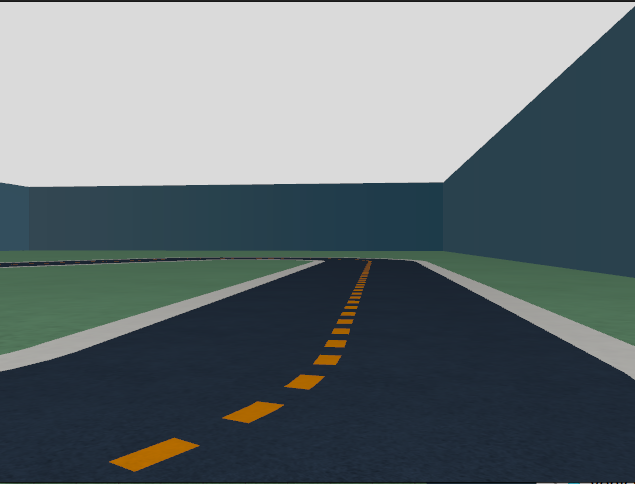
#> input picture UNET_trening/test_imgs/image.png, 635 x 484 px, found by its file name
$ jupyter execute test.ipynb
#> lines starting #> are read from the running program, lines starting #| are printed output that depends on the picture; after the words box and inside, x2 and y2 are one past the last pixel; in counts of white or black regions, pixels touching at a corner belong together
[cell 1]
import numpy as np
import matplotlib.pyplot as plt
import cv2
import pandas as pd

from pathlib import Path
from warnings import filterwarnings
import ast
filterwarnings('ignore')

[cell 2]
df = pd.read_csv(Path(r"/home/patryk/Desktop/siapwpa/siapwpa_ros2_project-main/model_trening/1/classes_rgb_values.csv"))
#> (reads UNET_trening/carla_dataset/classes_rgb_values.csv from the repository)

df = df[['semantic_class', 'rgb_values']]

df['rgb_values'] = df['rgb_values'].apply(ast.literal_eval)
rgb_dict = dict(zip(df['semantic_class'], df['rgb_values']))

rgb_dict

[cell 3]
def color_mask(img: np.ndarray, color: tuple[int, int, int], tol: int) -> np.ndarray:

	color = np.array(color, dtype=np.int16)
	img_int = img.astype(np.int16)

	diff = np.abs(img_int - color)
	mask = np.all(diff <= tol, axis=-1)

	return mask

[cell 4]
def color_mask_hsv_resistant(img: np.ndarray, color: tuple[int,int,int], tol_h: int = 10, min_s: int = 30) -> np.ndarray:
	"""
	Odporna na cienie maska koloru w HSV.

	Parametry:
		img: HxWx3 RGB uint8
		color: RGB target
		tol_h: tolerancja odcienia H (0-180 OpenCV)
		min_s: minimalne nasycenie pikseli do uwzględnienia (0-255)

	Zwraca:
		maska bool HxW
	"""
	hsv = cv2.cvtColor(img, cv2.COLOR_RGB2HSV)

	color_bgr = np.uint8([[color[::-1]]])
	color_hsv = cv2.cvtColor(color_bgr, cv2.COLOR_BGR2HSV)[0,0]
	h_target = color_hsv[0]

	h = hsv[...,0]
	s = hsv[...,1]

	dh = np.minimum(np.abs(h - h_target), 180 - np.abs(h - h_target))

	mask = (dh <= tol_h) & (s >= min_s)
	return mask

[cell 5]
img = cv2.imread("/home/patryk/Desktop/siapwpa/siapwpa_ros2_project-main/model_trening/test_imgs/image.png")
#> img is the input picture: shape (484, 635, 3); mean B, G, R 116.6, 112.7, 101.9
img_rgb = cv2.cvtColor(img, cv2.COLOR_BGR2RGB)

## Road

[cell 6]
target_color = (31, 42, 55) #Road
tolerance = 15

mask = color_mask(img_rgb, target_color, tolerance)
#> in color_mask, `mask = np.all(diff <= tol, axis=-1)`:
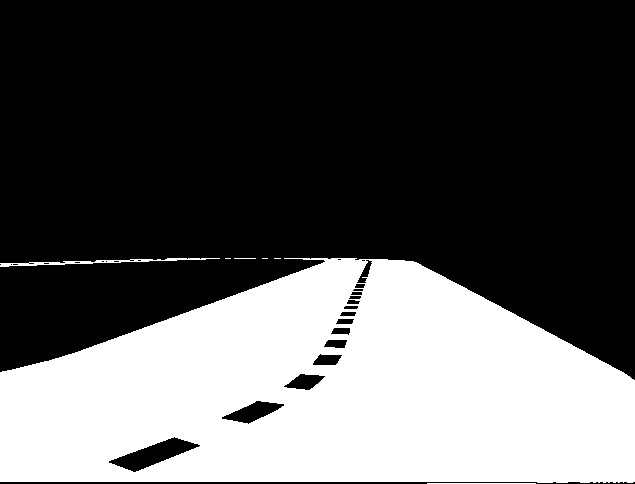
#> mask: shape (484, 635) bool; 34.4% white; 7 white regions (3 under 20 px), largest, box (x1, y1, x2, y2) and area: (0, 258, 635, 483) 105122, (0, 258, 220, 267) 536, (427, 483, 536, 484) 109, (234, 258, 256, 259) 22
mask_rgb = np.stack([mask]*3, axis=-1)

plt.imshow(mask_rgb*rgb_dict['Road'])
plt.axis(False)
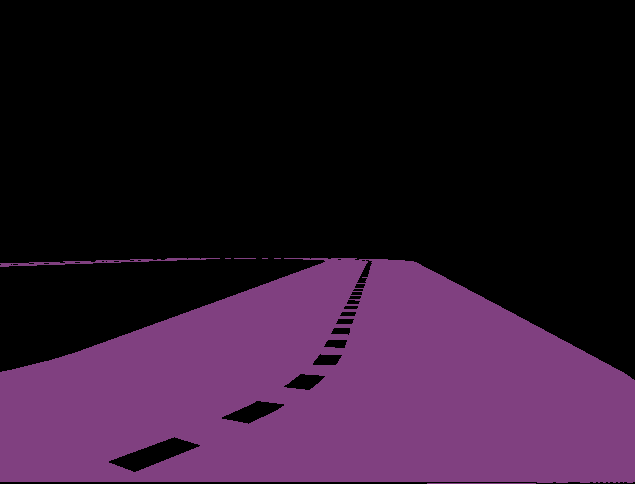
#> shown: shape (484, 635, 3); mean R, G, B 44.1, 22, 44.1

## Road Line

[cell 7]
target_color = (175, 104, 0) #Road Line
tolerance = 18

mask = color_mask(img_rgb, target_color, tolerance)
#> call 2 of color_mask, with color = (175, 104, 0), tol = 18
#> in color_mask (call 2), `diff = np.abs(img_int - color)`:
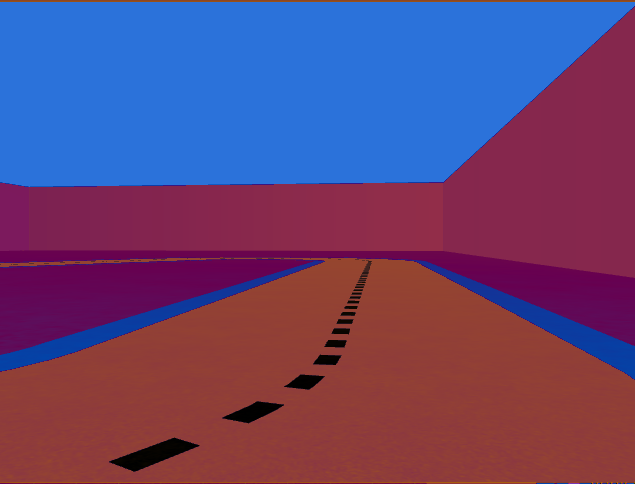
#> diff: shape (484, 635, 3) int16; mean R, G, B 100.7, 68.4, 116.6
#> in color_mask (call 2), `mask = np.all(diff <= tol, axis=-1)`: mask: shape (484, 635) bool; 0.85% white; 13 white regions (3 under 20 px), largest, box (x1, y1, x2, y2) and area: (111, 438, 199, 471) 1163, (224, 402, 283, 423) 584, (285, 375, 323, 389) 323
mask_rgb = np.stack([mask]*3, axis=-1)

plt.imshow(mask_rgb*rgb_dict['Road Line'])
plt.axis(False)

## Vegetation

[cell 8]
target_color = (77, 111, 86)

tolerance = 18

mask = cv2.medianBlur(color_mask(img_rgb, target_color, tolerance).astype(np.uint8)*255, ksize=17).astype(bool)
#> call 3 of color_mask, with color = (77, 111, 86), tol = 18
#> in color_mask (call 3), `diff = np.abs(img_int - color)`:
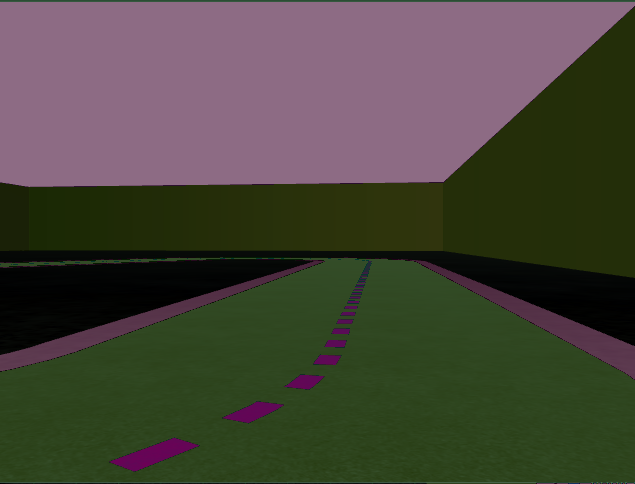
#> diff: shape (484, 635, 3) int16; mean R, G, B 72.3, 69.9, 58.3
#> in color_mask (call 3), `mask = np.all(diff <= tol, axis=-1)`: mask: shape (484, 635) bool; 8.4% white; 86 white regions (84 under 20 px), largest, box (x1, y1, x2, y2) and area: (0, 259, 312, 355) 14271, (0, 251, 635, 346) 11552
#> mask: shape (484, 635) bool; 8.3% white; 3 white regions (1 under 20 px), largest, box (x1, y1, x2, y2) and area: (0, 251, 310, 354) 17152, (412, 251, 635, 345) 8407
mask_rgb = np.stack([mask]*3, axis=-1)

plt.imshow(mask_rgb*rgb_dict['Vegetation'])
plt.axis(False)

## Wall

[cell 9]
target_color = (41, 65, 77)

tolerance = 15

mask = cv2.medianBlur(color_mask(img_rgb, target_color, tolerance).astype(np.uint8)*255, ksize=17).astype(bool)
#> call 4 of color_mask, with color = (41, 65, 77), tol = 15
#> in color_mask (call 4), `diff = np.abs(img_int - color)`:
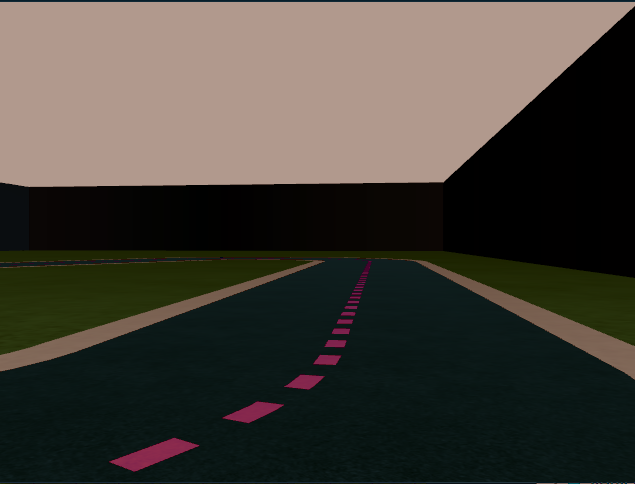
#> diff: shape (484, 635, 3) int16; mean R, G, B 68.7, 64.5, 56.9
#> in color_mask (call 4), `mask = np.all(diff <= tol, axis=-1)`: mask: shape (484, 635) bool; 19.5% white; 19 white regions (18 under 20 px), largest, box (x1, y1, x2, y2) and area: (0, 7, 635, 278) 60047
#> mask: shape (484, 635) bool; 19.5% white; 1 white region, box (x1, y1, x2, y2) and area: (14, 9, 635, 278) 59950
mask_rgb = np.stack([mask]*3, axis=-1)

plt.imshow(mask_rgb*rgb_dict['Wall'])
plt.axis(False)
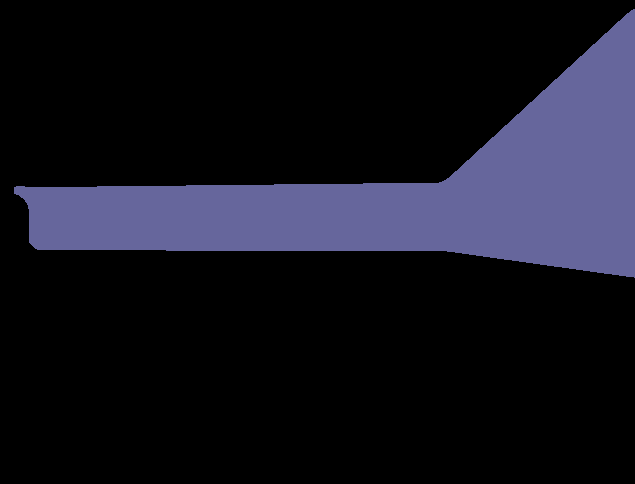
#> shown: shape (484, 635, 3); mean R, G, B 19.9, 19.9, 30.4

## Sidewalk

[cell 10]
target_color = (161, 161, 156)

tolerance = 10

mask = color_mask(img_rgb, target_color, tolerance)
#> in color_mask (call 5), `diff = np.abs(img_int - color)`:
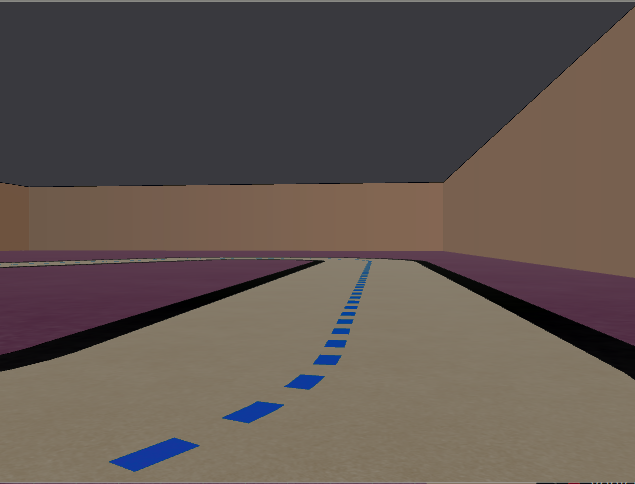
#> diff: shape (484, 635, 3) int16; mean R, G, B 96, 85, 79.4
#> in color_mask (call 5), `mask = np.all(diff <= tol, axis=-1)`: mask: shape (484, 635) bool; 2.4% white; 14 white regions (10 under 20 px), largest, box (x1, y1, x2, y2) and area: (441, 274, 635, 372) 3605, (0, 270, 299, 369) 3579, (626, 373, 635, 379) 30, (408, 182, 429, 183) 21
mask_blur = cv2.medianBlur(mask.astype(np.uint8)*255, ksize=17)
#> mask_blur: shape (484, 635); 2.2% white; 2 white regions, box (x1, y1, x2, y2) and area: (459, 277, 635, 376) 3520, (0, 290, 229, 367) 3100
mask_bool = mask_blur.astype(bool)

mask_rgb = np.stack([mask_bool.astype(np.uint8)]*3, axis=-1)

plt.imshow(mask_rgb*rgb_dict['Sidewalk'])
plt.axis("off")
plt.show()
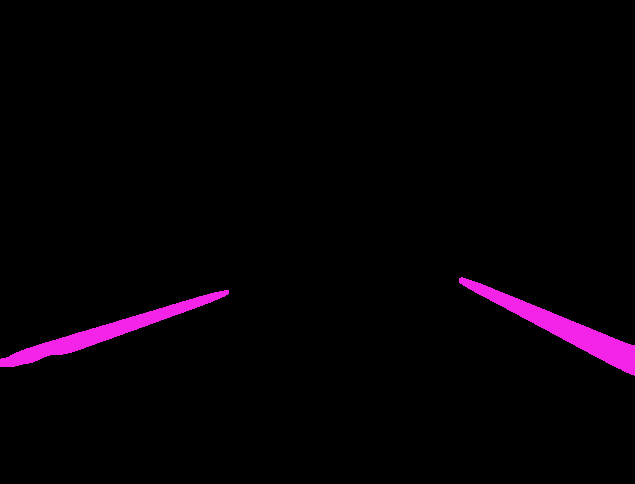
#> shown: shape (484, 635, 3); mean R, G, B 5.3, 0.8, 5

[cell 11]
target_colors = ((31, 42, 55), #Road
									(175, 104, 0), #Road Line
									(41, 65, 77), #Wall
                                    (77, 111, 86), # Vegetation
									(161, 161, 156)) #Sidewalk

[cell 12]
class ROSMaskGenerator():
	def __init__(self, tolerance: int, target_color: tuple, rgb_dict: dict):
		self.tolerance = tolerance
		self.target_color = target_color
		self.rgb_dict = rgb_dict

	def __color_mask(self, img: np.ndarray, color: tuple[int, int, int], tol: int) -> np.ndarray:
		color = np.array(color, dtype=np.int16)
		img_int = img.astype(np.int16)

		diff = np.abs(img_int - color)
		mask = np.all(diff <= tol, axis=-1)

		mask_rgb = np.stack([mask]*3, axis=-1)

		return mask_rgb

	def process(self, img: np.ndarray, mode: str = "BGR") -> np.ndarray:
		if mode == "BGR":
			img = cv2.cvtColor(img, cv2.COLOR_BGR2RGB)
		road_mask = self.__color_mask(img, self.target_color[0], self.tolerance)
		roadline_mask = self.__color_mask(img, self.target_color[1], self.tolerance)
		wall_mask = cv2.medianBlur(self.__color_mask(img, self.target_color[2], self.tolerance).astype(np.uint8)*255, ksize=17).astype(bool)
		vege_mask = cv2.medianBlur(self.__color_mask(img, self.target_color[3], self.tolerance).astype(np.uint8)*255, ksize=17).astype(bool)
#> in __color_mask (call 4), `mask = np.all(diff <= tol, axis=-1)`: mask: shape (484, 635) bool; 8.4% white; 5 white regions (3 under 20 px), largest, box (x1, y1, x2, y2) and area: (0, 260, 312, 355) 14239, (0, 251, 635, 346) 11442
#> vege_mask: shape (484, 635, 3) bool; 8.3% white; 3 white regions (1 under 20 px), largest, box (x1, y1, x2, y2) and area: (0, 251, 306, 354) 16998, (412, 251, 635, 345) 8388
		sidewalk_mask = cv2.medianBlur(self.__color_mask(img, self.target_color[4], self.tolerance).astype(np.uint8)*255, ksize=17).astype(bool)
#> in __color_mask (call 5), `mask = np.all(diff <= tol, axis=-1)`: mask: shape (484, 635) bool; 2.6% white; 36 white regions (29 under 20 px), largest, box (x1, y1, x2, y2) and area: (0, 261, 324, 371) 3968, (416, 261, 635, 379) 3834, (230, 184, 252, 185) 22
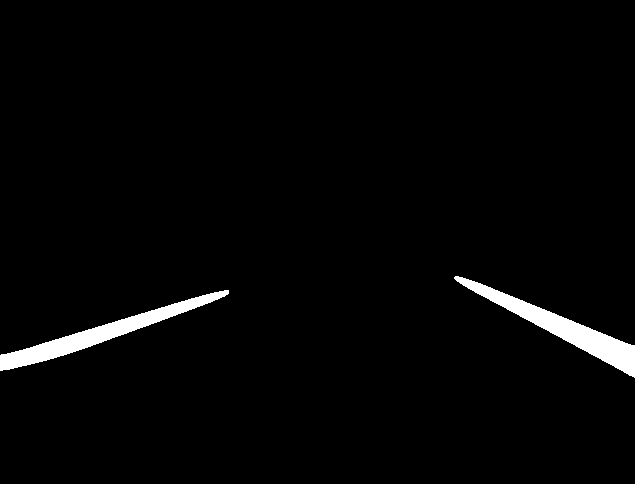
#> sidewalk_mask: shape (484, 635, 3) bool; 2.3% white; 2 white regions, box (x1, y1, x2, y2) and area: (454, 276, 635, 378) 3573, (0, 290, 229, 371) 3403

		road_mask = road_mask.astype(np.uint8) * self.rgb_dict['Road']
		roadline_mask = roadline_mask.astype(np.uint8) * self.rgb_dict['Road Line']
		vege_mask = vege_mask.astype(np.uint8) * self.rgb_dict['Vegetation']
		wall_mask = wall_mask.astype(np.uint8) * self.rgb_dict['Wall']
		sidewalk_mask = sidewalk_mask.astype(np.uint8) * self.rgb_dict['Sidewalk']

		mask = road_mask + roadline_mask + wall_mask + sidewalk_mask + vege_mask
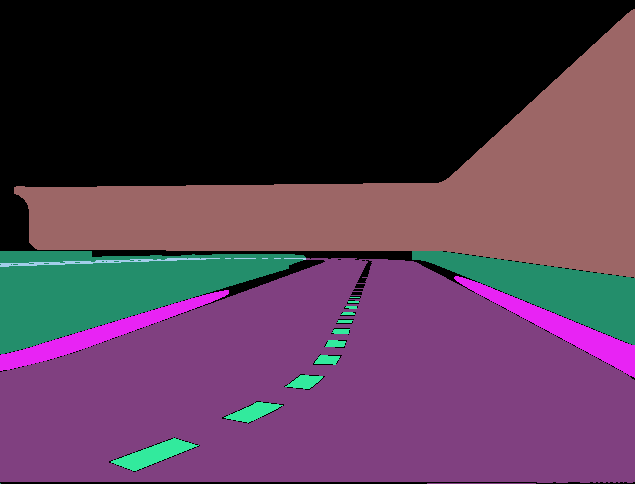
#> mask: shape (484, 635, 3) int64; mean of channels 0, 1, 2 79.7, 56.4, 83.1; drawn as B, G, R
		mask = np.clip(mask, 0, 255).astype(np.uint8)

		return mask


MaskRosGen = ROSMaskGenerator(15, target_colors, rgb_dict)

mask = MaskRosGen.process(img)

plt.imshow(mask)

[cell 13]
mask.shape
#> Out = (484, 635, 3)
